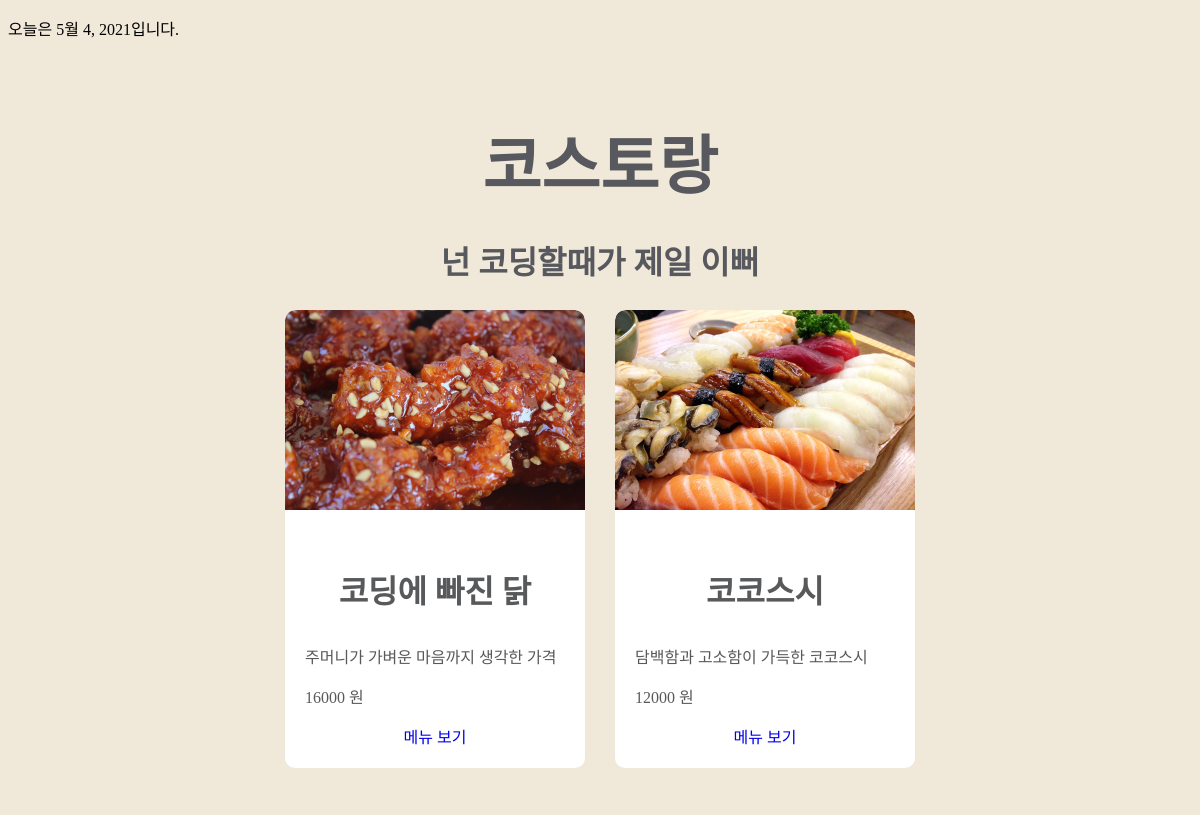
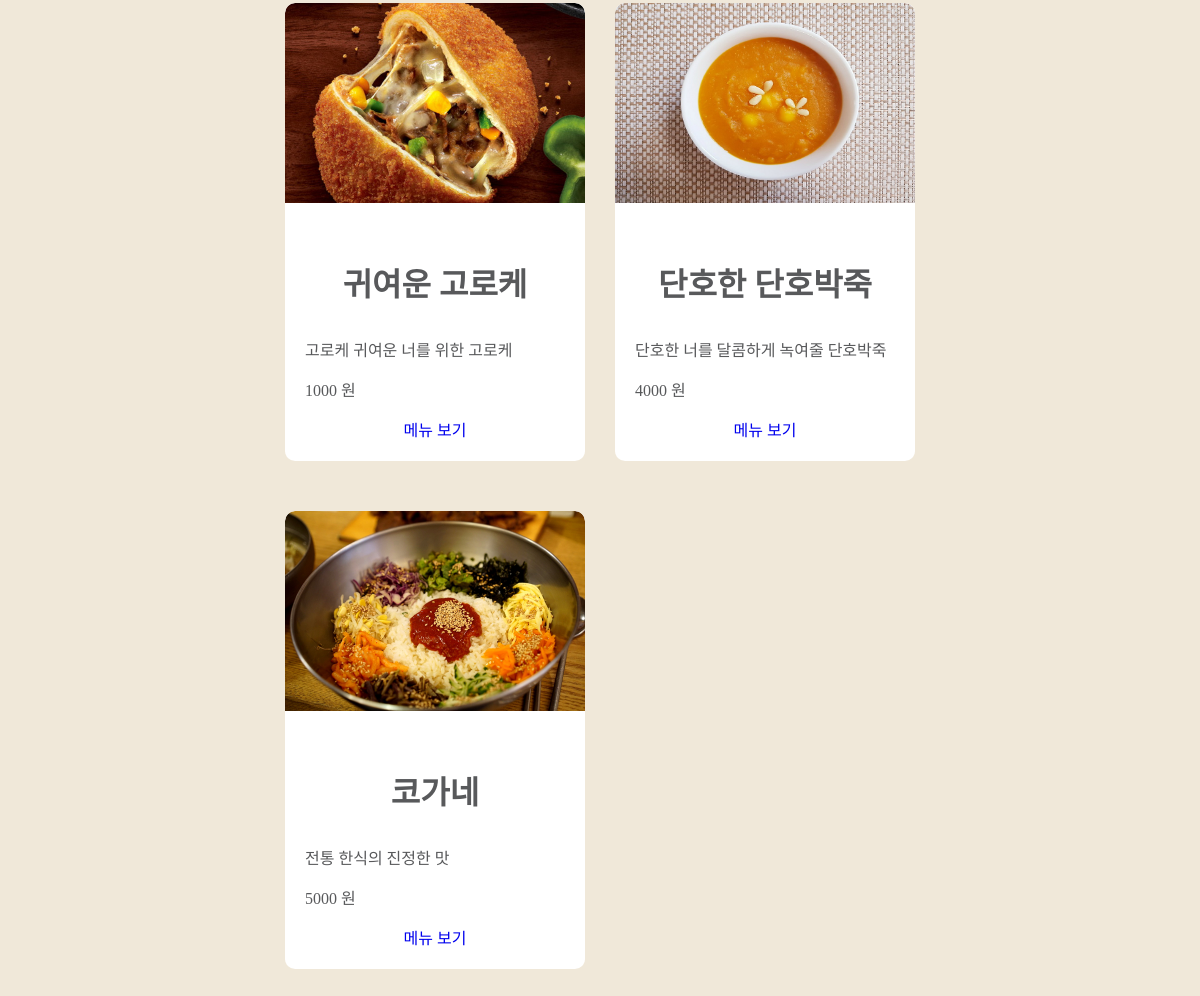
Page /foods/ on the committed database (2 pictures, top to bottom).
### myapp/models.py (models this page shows, shortened)
class Menu(models.Model):
    name = models.CharField(max_length=50)
    description = models.CharField(max_length=150)
    price = models.IntegerField()
    img_path = models.CharField(max_length=255)

### myapp/views.py (the view)
# urls.py: path('foods/', app_menu, name='app_menu'),
def app_menu(request):
    today = datetime.today().date()
    menus = Menu.objects.all()
    eng=[]
    for i in menus:
        eng.append(i.img_path.split('/')[-1].replace('.jpg',''))
    context = {
        "date": today,
        'Menus': menus,
        'eng': eng,
    }
    return render(request, 'foods/index.html', context=context)

### templates/foods/index.html
{% extends './base.html' %}
{% load static %}
{% block food-container %}
    {% for food in Menus %}
   <div class="food">
      <img src={% get_static_prefix %}{{ food.img_path }} width="300px" height="200px"/>
      <div class="info">
        <h3>{{ food.name }}</h3>
        <P>{{ food.description }}</p>
          <P>{{ food.price }} 원</p>
          {% for i in eng %}
              {% if i in food.img_path %}
        <a href="/foods/{{ i }}">메뉴 보기</a>
              {% endif %}
              {% endfor %}
      </div>
    </div>
    {% endfor %}
{% endblock food-container%}

### templates/foods/base.html (shortened to what this page needs)
{% load static %}
<!DOCTYPE html>
<html>
<head>
    <link rel="stylesheet" href={% static 'foods/css/styles.css' %}>
</head>
<body>
<p>오늘은 {{ date }}입니다.</p>
<h1>코스토랑</h1>
<h2>넌 코딩할때가 제일 이뻐</h2>
<div class="food-container">
    {% block food-container %}
    {% endblock food-container %}
</div>
</body>
</html>

### djangoProject/static/foods/css/styles.css (style rules this page uses)
* { box-sizing: border-box; }
body { background-color : #f0e8d9; }
h1 { text-align: center; font-size:64px; color: #58595e; margin-top: 75px; margin-bottom: 30px; font-family: Jua; }
h2 { text-align: center; font-size:32px; color: #58595e; font-family: Jua; }
.food-container { width:660px; margin-left: auto; margin-right: auto; }
.food { background-color : white; width: 300px; margin-left: auto; margin-right: auto; border-radius: 10px; overflow: hidden; margin-bottom: 50px; float: left; margin-left: 15px; margin-right: 15px; }
.food h3 { color: #58595b; font-size: 32px; font-family: Jua; }
.food p { color: #58595b; font-size: 16px; font-family: Jua; text-align: left; }
.food a { color: #0000ee; font-size: 16px; font-family: Jua; text-decoration: none; }
.food .info { padding: 20px; text-align: center; }
.food img { border-top-left-radius: 10px; border-top-right-radius: 10px; }

### rows in the picture
Menu: img_path (picture), name "코딩에 빠진 닭", description "주머니가 가벼운 마음까지 생각한 가격", price "16000"
Menu: img_path (picture), name "코코스시", description "담백함과 고소함이 가득한 코코스시", price "12000"
Menu: img_path (picture), name "귀여운 고로케", description "고로케 귀여운 너를 위한 고로케", price "1000"
Menu: img_path (picture), name "단호한 단호박죽", description "단호한 너를 달콤하게 녹여줄 단호박죽", price "4000"
Menu: img_path (picture), name "코가네", description "전통 한식의 진정한 맛", price "5000"
